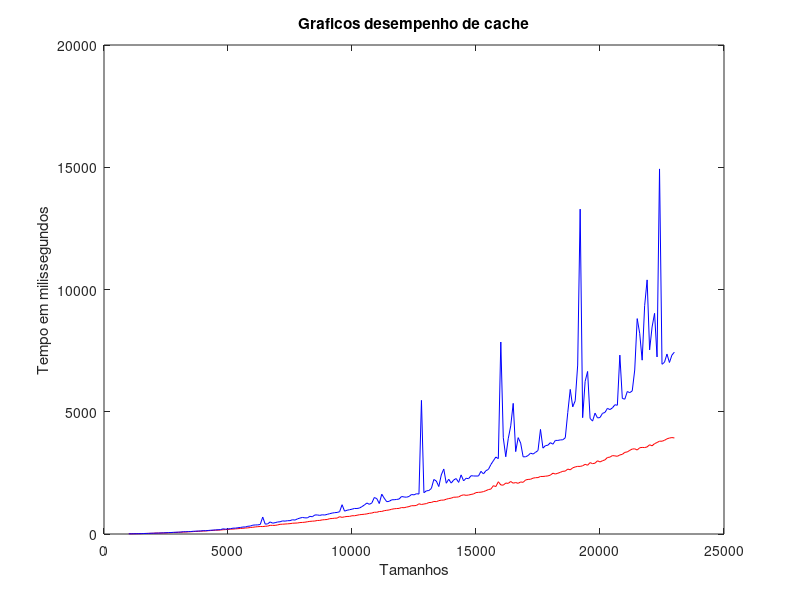

Write the MATLAB code that produced this figure.
function plotGrafico()
 arq = fopen('tempo.txt', 'r');
 if(arq == -1)
    printf('Erro: nao foi possivel abrir o arquivo');
    return;
 endif
tamanho = fscanf(arq, '%d', [1 1]);
indices = fscanf(arq, '%f %f %f', [3 tamanho]);
indices = indices';

fclose(arq);

x = indices(:,1); 
y = indices(:,2);
z = indices(:,3);

plot(x,y,'r',x,z,'b');
xlabel("Tamanhos");
ylabel("Tempo em milissegundos");
title("Graficos desempenho de cache");

endfunction
